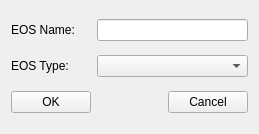
<?xml version="1.0" encoding="UTF-8"?>
<ui version="4.0">
 <class>GUIEOSTypeDialog</class>
 <widget class="QWidget" name="GUIEOSTypeDialog">
  <property name="geometry">
   <rect>
    <x>0</x>
    <y>0</y>
    <width>259</width>
    <height>134</height>
   </rect>
  </property>
  <property name="windowTitle">
   <string>EOS</string>
  </property>
  <layout class="QGridLayout" name="gridLayout">
   <item row="0" column="0">
    <widget class="QLabel" name="label_2">
     <property name="text">
      <string>EOS Name:</string>
     </property>
    </widget>
   </item>
   <item row="0" column="1" colspan="2">
    <widget class="QLineEdit" name="lineEdit_name"/>
   </item>
   <item row="1" column="0">
    <widget class="QLabel" name="label">
     <property name="text">
      <string>EOS Type:</string>
     </property>
    </widget>
   </item>
   <item row="1" column="1" colspan="2">
    <widget class="QComboBox" name="comboBox_type"/>
   </item>
   <item row="2" column="0">
    <widget class="QPushButton" name="pushButtonOK">
     <property name="text">
      <string>OK</string>
     </property>
    </widget>
   </item>
   <item row="2" column="1">
    <spacer name="horizontalSpacer">
     <property name="orientation">
      <enum>Qt::Horizontal</enum>
     </property>
     <property name="sizeHint" stdset="0">
      <size>
       <width>76</width>
       <height>20</height>
      </size>
     </property>
    </spacer>
   </item>
   <item row="2" column="2">
    <widget class="QPushButton" name="pushButtonCancel">
     <property name="text">
      <string>Cancel</string>
     </property>
    </widget>
   </item>
  </layout>
 </widget>
 <resources/>
 <connections/>
</ui>
